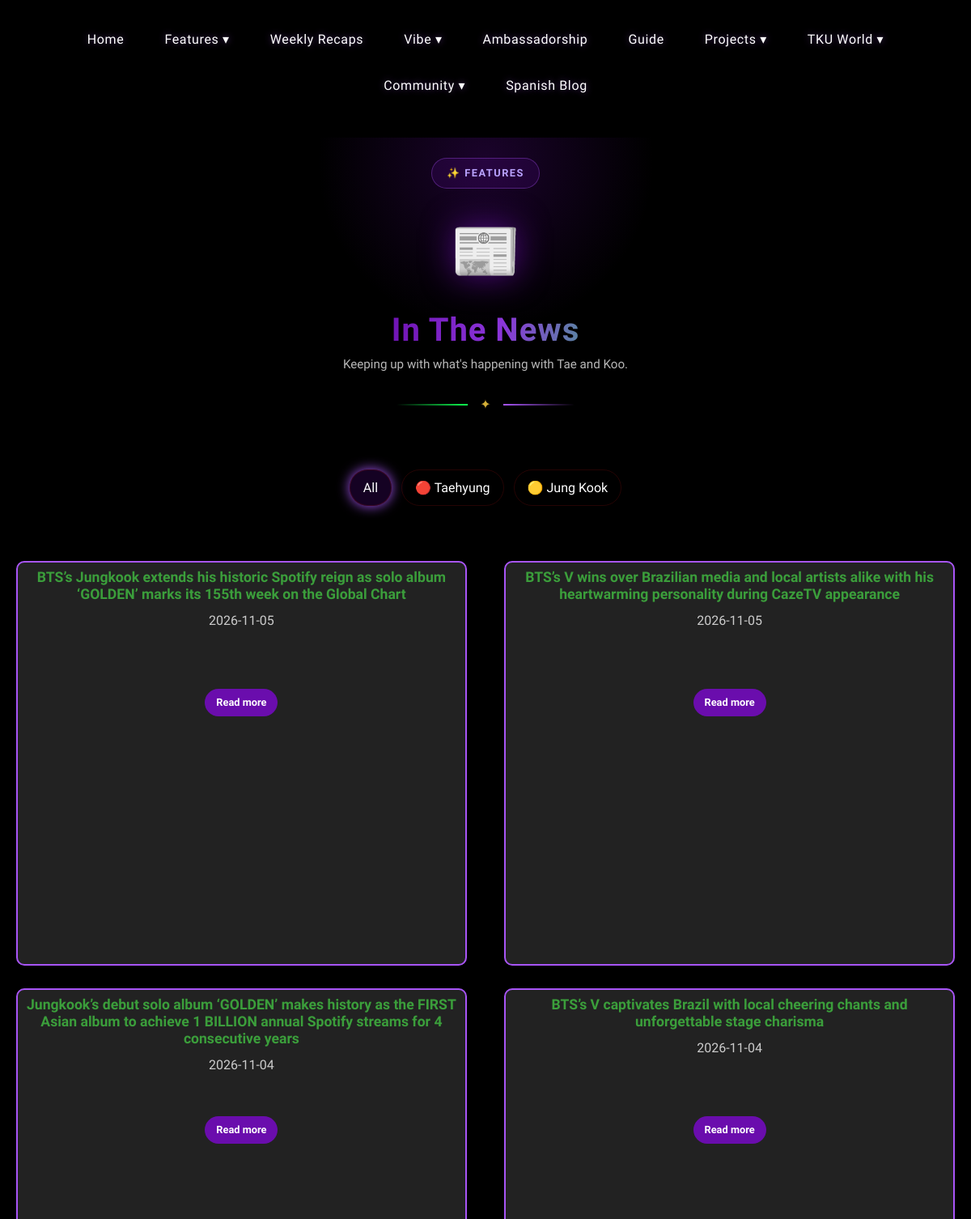
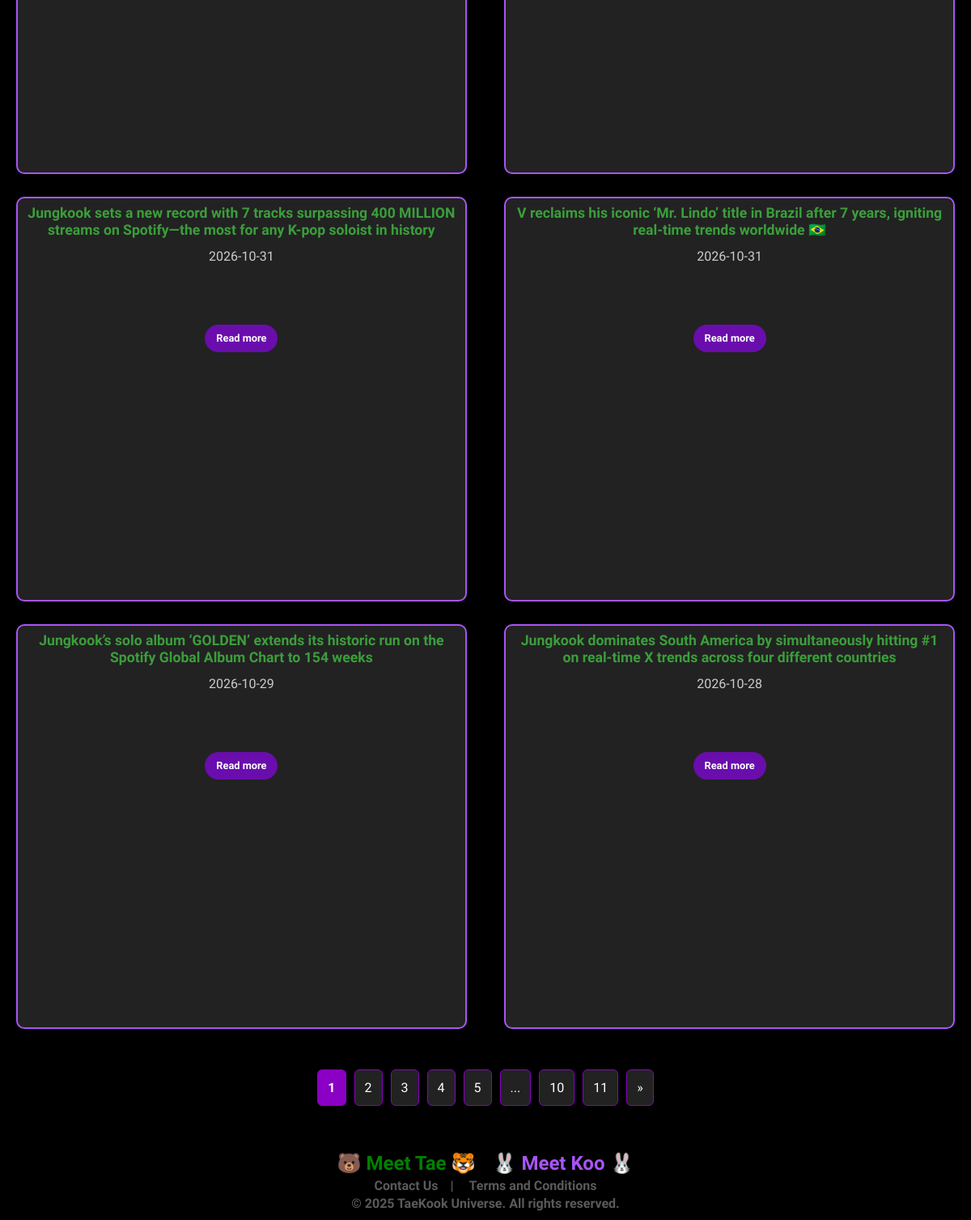
/inthenews, run on the app's committed database (2 pictures, top to bottom).
### models.py (models this page shows, shortened)
class InTheNews(db.Model):
    __tablename__ = 'inthenews'
    id = db.Column(db.Integer, primary_key=True)
    date = db.Column(db.String(50), nullable=False)
    artist = db.Column(db.String(100), nullable=False)
    title = db.Column(db.String(200), nullable=False)
    image = db.Column(db.String(255), nullable=False)
    description = db.Column(db.Text, nullable=True)
    link = db.Column(db.String(255), nullable=True)

### routes/updates.py (the view)
@updates_bp.route('/inthenews')
def inthenews():
    page = request.args.get('page', 1, type=int)
    artist = request.args.get('artist')
    query = InTheNews.query
    if artist: query = query.filter((InTheNews.artist == artist) | (InTheNews.artist == "TaeKook"))
    pagination = query.order_by(InTheNews.date.desc()).paginate(page=page, per_page=8, error_out=False)
    song_file, song_name = get_page_music("inthenews")
    return render_template("inthenews.html", inthenews=pagination.items, pagination=pagination, endpoint="updates.inthenews", song_file=song_file, song_name=song_name)

### helpers.py (called while the page is built)
def get_page_music(page_name):
    music = BackgroundMusic.query.filter_by(
        page_name=page_name
    ).first()
    return (
        music.file_name if music else "default.mp3",
        music.song_name if music else "Default Song"
    )

### routes/games.py (called while the page is built)
@games_bp.app_context_processor
def inject_halloween_flag():
    return {
        "halloween_hunt_active": (
            request.path == "/halloween-hunt" or
            request.cookies.get("halloween_hunt_active") == "true"
        )
    }

### templates/inthenews.html (shortened to what this page needs)
{% extends "00.base.html" %}
{% block extra_css %}
<link rel="stylesheet" href="{{ url_for('static', filename='css/features.css') }}">
{% endblock %}
{% from "components/filters.html" import category_filters %}
{% block content %}
<div class="main-content">
    <div class="features-hero">
        <div class="features-badge">✨ FEATURES</div>
        <div class="hero-icon">📰</div>
        <h1 class="features-title">In The News</h1>
        <p class="features-tagline">Keeping up with what's happening with Tae and Koo.</p>
        <div class="hero-divider">
            <span></span>
            <i>✦</i>
            <span></span>
        </div>
    </div>
    {{ category_filters(endpoint) }}
    <div class="inthenews-cards">
        {% for news in inthenews %}
        <div class="inthenews-card" data-artist="{{ news.artist }}">
            <div class="card-header">
                <h2 class="title">{{ news.title }}</h2>
                <p class="date">
                    {{ news.date.strftime('%B %d, %Y') if news.date.__class__.__name__ == 'date' else news.date }}
                </p>
            </div>
            <div class="card-body">
                {% if "instagram.com" in news.image %}
                    <div class="instagram-wrapper">
                    </div>
                {% else %}
                    <img src="{{ news.image }}" alt="{{ news.title }}">
                {% endif %}
                {% if news.link %}
                <a class="read-more" href="{{ news.link }}" target="_blank">Read more</a>
                {% endif %}
            </div>
        </div>
        {% endfor %}
    </div>
    {% include "components/pagination.html" with context %}
</div>
{% endblock %}

### static/css/global.css (style rules this page uses)
*,*::before,*::after { box-sizing:border-box; }
html { scroll-behavior:smooth; height:100%; }
body { min-height:100vh; margin:0; padding:0; display:flex; flex-direction:column; background:#000; color:#fff; font-family:'Fira Sans Condensed',sans-serif; line-height:1.7; }
.hero-icon { font-size:70px; margin-bottom:15px; color:#FFD700; animation:floatHero 3s ease-in-out infinite; filter:drop-shadow(0 0 20px rgba(106,13,173,.7)); }
.hero-divider { position:relative; z-index:2; display:flex; align-items:center; justify-content:center; gap:15px; width:220px; height:20px; margin:28px auto 0; }
.hero-divider span { display:block; flex:1 1 0; min-width:0; height:2px; opacity:1; visibility:visible; }
.hero-divider span:first-child { background:linear-gradient(90deg,transparent,#0fff50); }
.hero-divider span:last-child { background:linear-gradient(90deg,#a855f7,transparent); }
.hero-divider i { display:block; flex:0 0 auto; color:#d4af37; font-style:normal; font-size:1rem; line-height:1; }
.main-content { display: flex; flex-direction: column; justify-content: flex-start; align-items: center; width: 100%; position: relative; text-align: center; padding: 2vh 0; flex: 1; margin: 0 auto; z-index: 1; background: transparent; }

### data on the page
InTheNews: title "BTS’s Jungkook extends his historic Spotify reign as solo album ‘GOLDEN’ marks its 155th week on the Global Chart", date "2026-11-05"
InTheNews: title "BTS’s V wins over Brazilian media and local artists alike with his heartwarming personality during CazeTV appearance", date "2026-11-05"
InTheNews: title "Jungkook’s debut solo album ‘GOLDEN’ makes history as the FIRST Asian album to achieve 1 BILLION annual Spotify streams for 4 consecutive years", date "2026-11-04"
InTheNews: title "BTS’s V captivates Brazil with local cheering chants and unforgettable stage charisma", date "2026-11-04"
InTheNews: title "Jungkook sets a new record with 7 tracks surpassing 400 MILLION streams on Spotify—the most for any K-pop soloist in history", date "2026-10-31"
InTheNews: title "V reclaims his iconic ‘Mr. Lindo’ title in Brazil after 7 years, igniting real-time trends worldwide 🇧🇷", date "2026-10-31"
InTheNews: title "Jungkook’s solo album ‘GOLDEN’ extends its historic run on the Spotify Global Album Chart to 154 weeks", date "2026-10-29"
InTheNews: title "Jungkook dominates South America by simultaneously hitting #1 on real-time X trends across four different countries", date "2026-10-28"

### other printed values
{{ page_num }} "1"
{{ page_num }} "2" "3" "4" "5" "10" "11"
